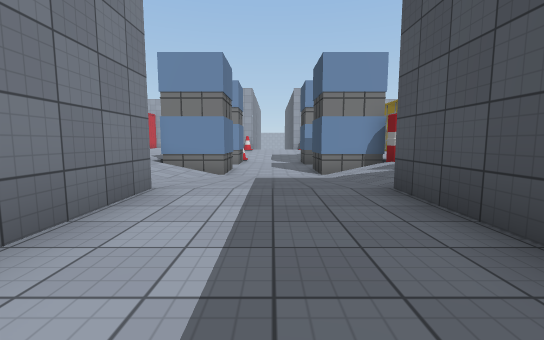
[1] (above)

24 first-person views from a walk through a Unity game level. The camera is 1.2 m above the floor, tilts 6° down and sees 90° across. The floor is counted in squares, 2 m on a side. Each view is taken from the middle of a square. On the plan, view 1 faces up. The plan holds only what a view shows up to about 9 squares ahead; the rest is blank. The place goes on beyond the plan. The player character is not drawn. Some surface patterns are stand-ins.

[2]
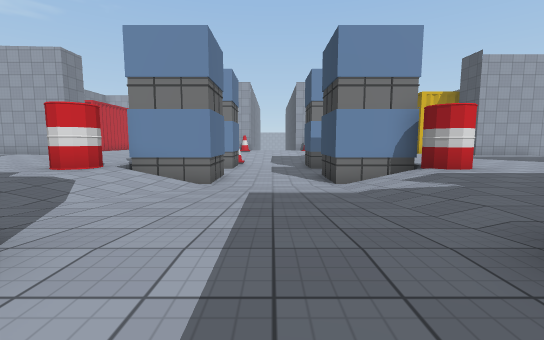

[3]
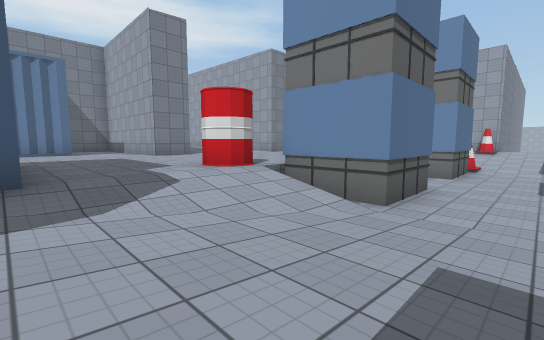

[4]
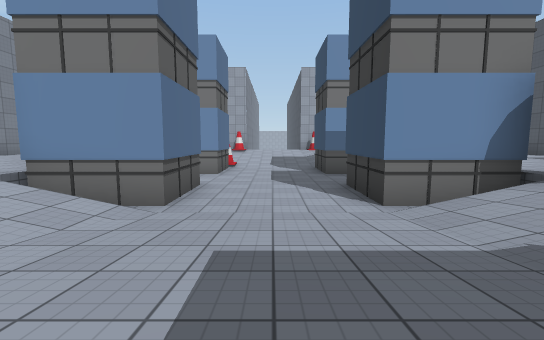

[5]
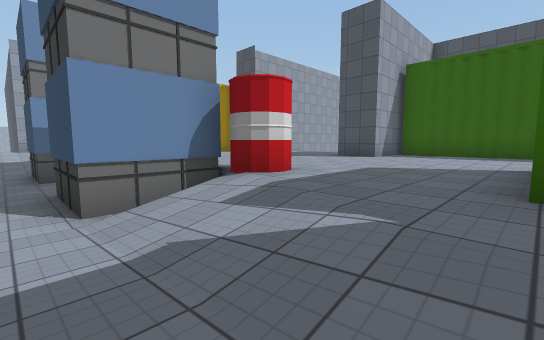

[6]
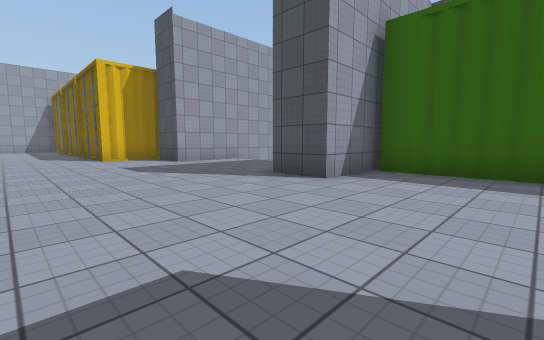

[7]
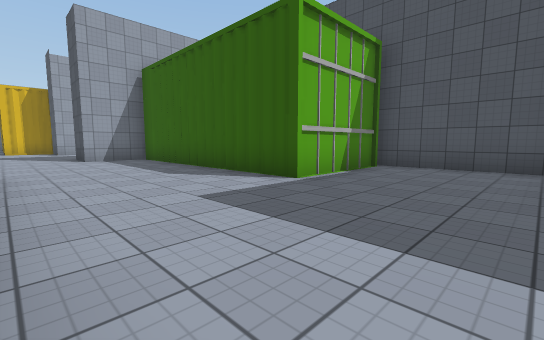

[8]
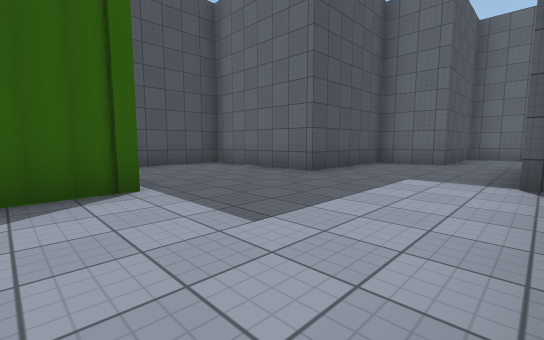

[9]
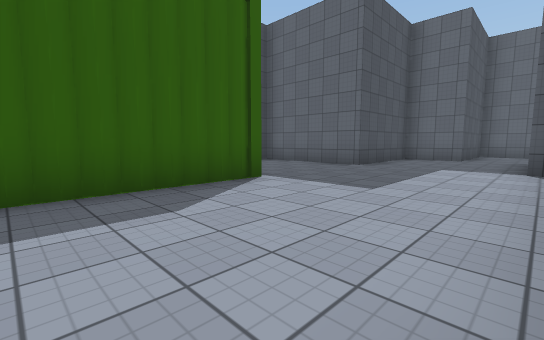

[10]
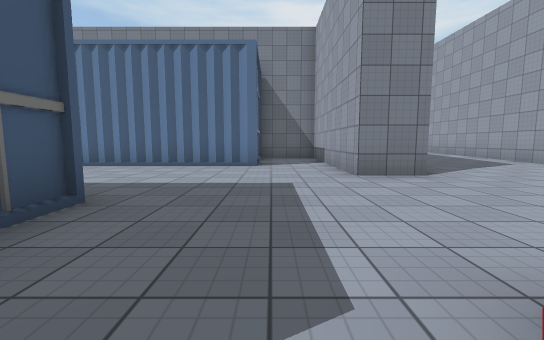

[11]
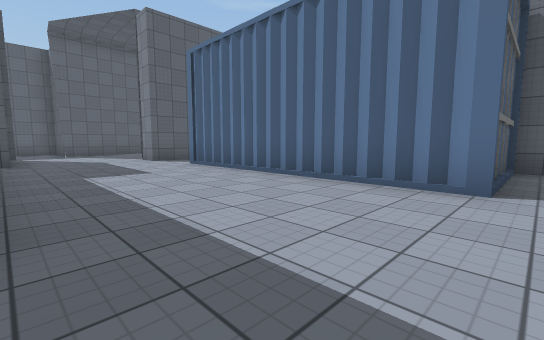

[12]
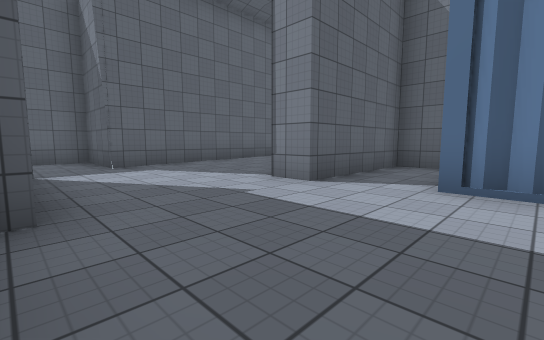

[13]
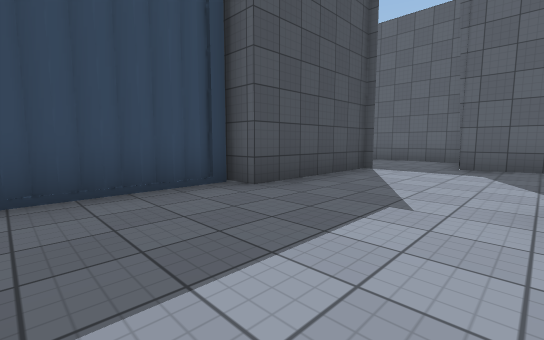

[14]
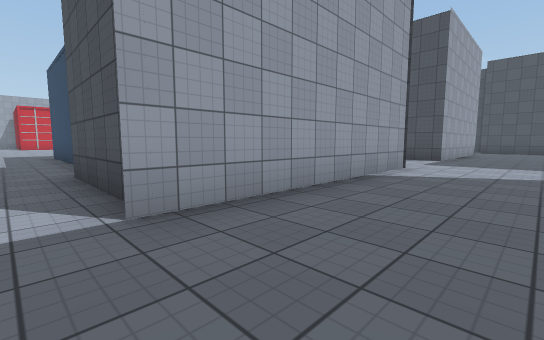

[15]
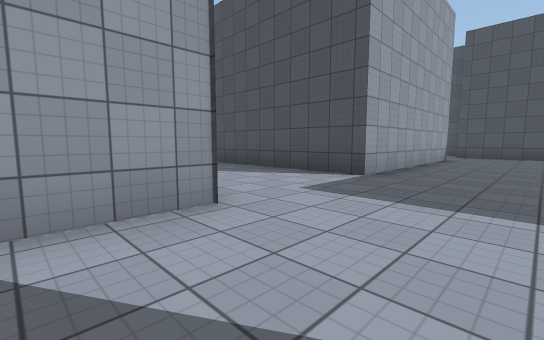

[16]
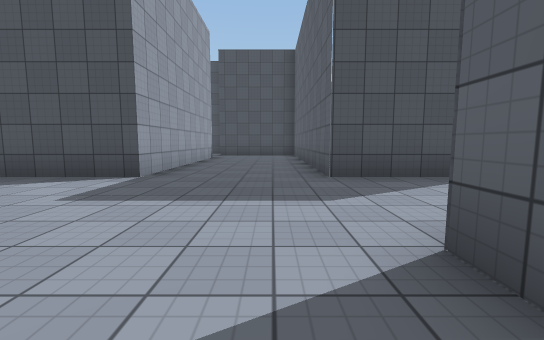

[17]
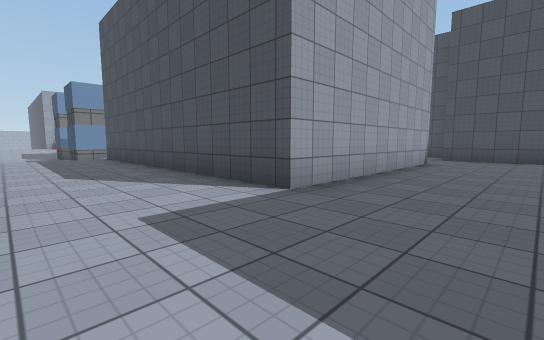

[18]
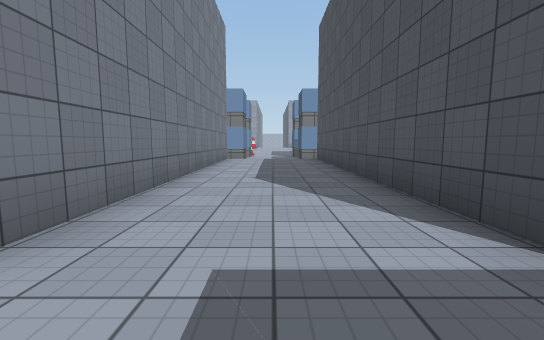

[19]
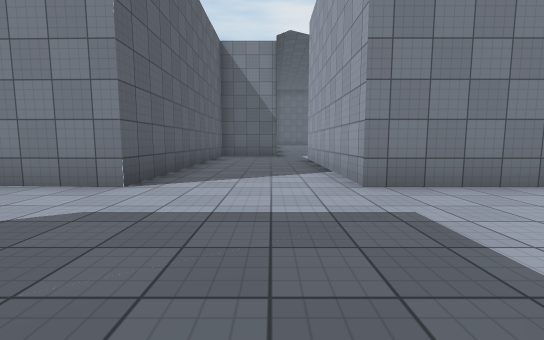

[20]
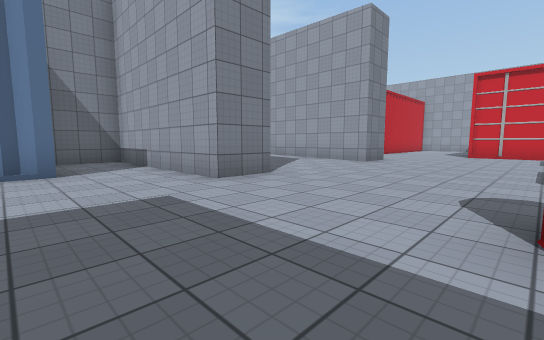

[21]
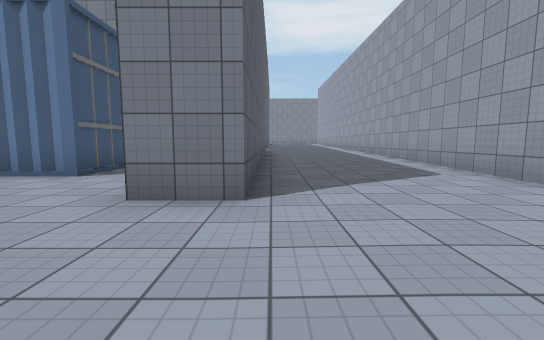

[22]
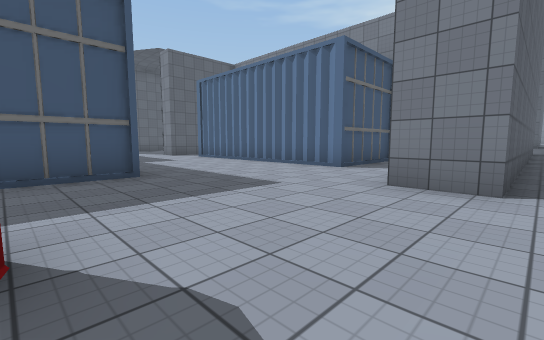

[23]
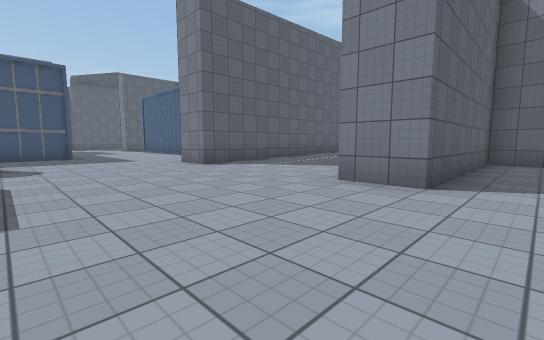

[24]
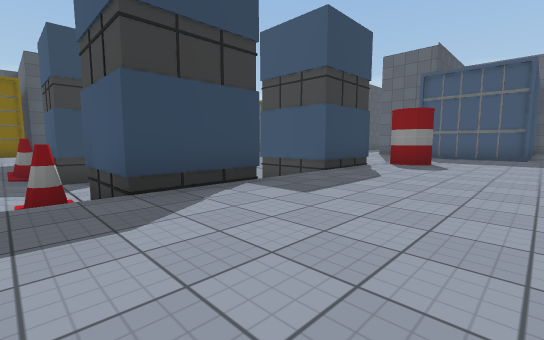

### Floor plan
Key: @ floor where view 1 was taken; # wall or solid block; . main floor; : floor 0.25 m higher than the main floor; - floor 0.25 m lower than the main floor; _ floor 0.75 m lower than the main floor; < floor 1 m lower than the main floor; / step, stairs or slope; O other object.
Columns run from 15 left of view 1 to 14 right of it. Each row starts with its distance up from view 1.
 16  #.......... O___//....
 15  ######.....OO<<<OO ....#
 14 #######..... #<<<#  ....##
 13 ::::........ #<<<#  ......
 12 ::::........ <<<<<  ......
 11 :::::.......##<<<OO ......
 10 ::::........##<<<##......
  9 #######.....#O<<<O#.....###
  8  #........OO///////O......#
  7  #..........///////.......#
  6  ####.......//////........#
  5     #....###-/////.#  ....#
  4     #....    .....    ....#
  3     #....    #...#    ....#
  2     #....    #...#    ....####
  1     #....#   #...#    .......#
  0   ..O....#   #.@.#    .......#
 -1  #.......#   #...#    .......#
 -2  ####...##   #...#    #...####
 -3     ....##   #...#    #...#
 -4    :....######...######...#
 -5   ::....................###
 -6   #####.................#
 -7       #.................#
 -8       ########...########
 -9              #...#

Where each view was taken, in squares from view 1:
view 1: 0 up, 0 right, facing up
view 2: 2 up, 0 right, facing up
view 3: 5 up, 0 right, facing up-left
view 4: 5 up, 0 right, facing up
view 5: 5 up, 1 right, facing up-right
view 6: 6 up, 5 right, facing up-right
view 7: 1 down, 7 right, facing up-right
view 8: 3 up, 7 right, facing down-right
view 9: 5 up, 7 right, facing down-right
view 10: 7 up, 4 left, facing left
view 11: 7 up, 7 left, facing down-left
view 12: 1 up, 7 left, facing down-left
view 13: 1 up, 10 left, facing down-right
view 14: 7 down, 8 left, facing up-right
view 15: 7 down, 3 left, facing up-right
view 16: 7 down, 3 left, facing right
view 17: 7 down, 1 left, facing up-right
view 18: 6 down, 0 right, facing up
view 19: 6 down, 2 right, facing left
view 20: 6 up, 5 left, facing up-left
view 21: 10 up, 6 left, facing left
view 22: 10 up, 5 left, facing down-left
view 23: 16 up, 5 left, facing down-left
view 24: 16 up, 7 left, facing down-right
